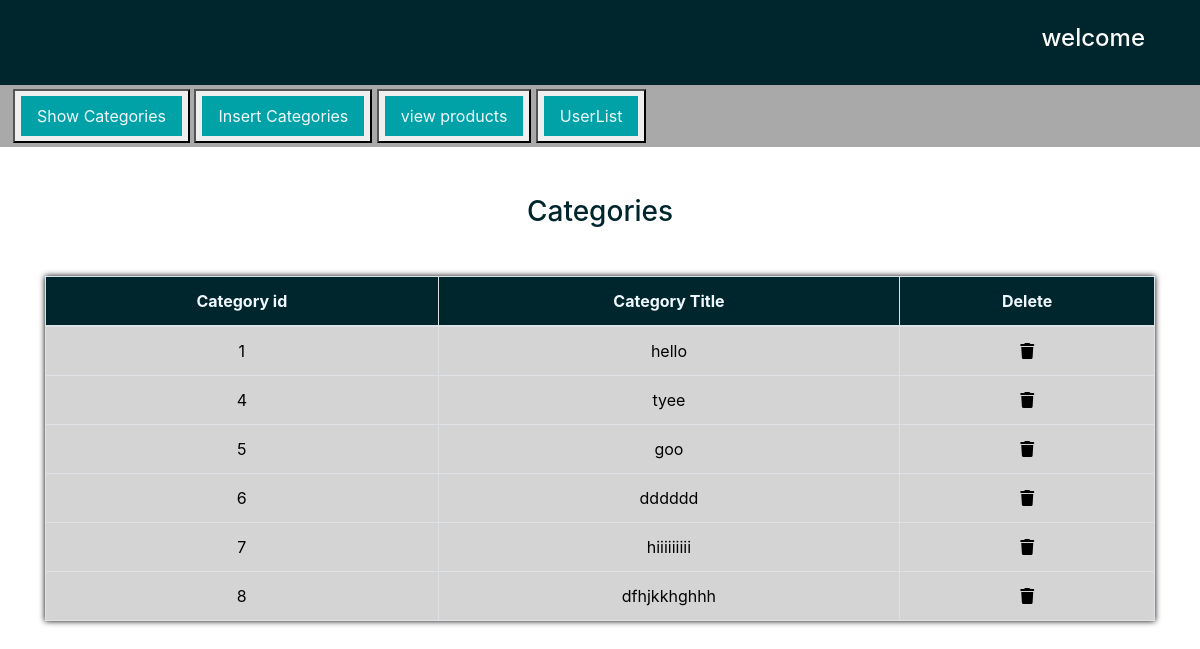
Page /admin_area/admin_index.php?view_categories on the committed database.
### tables this page shows
CREATE TABLE `categories` (
  `category_id` int(11) NOT NULL,
  `category_title` varchar(100) NOT NULL
);

### admin_area/view_categories.php (the view, shortened to what this page needs)
<?php
include("connect.php");
?>
<!DOCTYPE html>
<html lang="en">
<head>
    <link rel="stylesheet" href="https://cdn.jsdelivr.net/npm/bootstrap@4.4.1/dist/css/bootstrap.min.css">
    <link rel="stylesheet" href="https://cdnjs.cloudflare.com/ajax/libs/font-awesome/6.4.2/css/all.min.css" />
</head>
<body>
    <h3 class="text-center " style="color: #00262d;"> Categories </h3>
    <table class="table table-bordered mt-5">
        <thead class="category" style="background-color: #00262d;">
            <tr style="color:aliceblue;" class="text-center">
                <th>Category id</th>
                <th>Category Title</th>
                <th>Delete</th>
            </tr>
        </thead>
        <tbody  style="background-color: #d4d4d4; color:black;">
            <?php
          $Select_categories = "SELECT * FROM categories";
          $result_categories = mysqli_query($con, $Select_categories);
          while ($row_data = mysqli_fetch_assoc($result_categories)) {
            $category_title = $row_data['category_title'];
            $category_id = $row_data['category_id'];
            ?>
            <tr class="text-center">
            <td><?php echo $category_id?></td>
            <td> <?php echo $category_title?></td>
            <td><a href='admin_index.php?delete_category=<?php echo $category_id ?>' class='text-light'><i class='fa-solid fa-trash icon'></i></a></td>
        </tr>
         <?php } ?>
        </tbody>
</body>
</html>

### admin_area/view_categories.php (style rules this page uses)
.icon { color:black; }
table { box-shadow: 0px 0px 6px #000; }

### admin_area/admin_index.php (style rules this page uses)
body { overflow-x: hidden; }

### rows in the picture
categories: category_id "1", category_title "hello"
categories: category_id "4", category_title "tyee"
categories: category_id "5", category_title "goo"
categories: category_id "6", category_title "dddddd"
categories: category_id "7", category_title "hiiiiiiiii"
categories: category_id "8", category_title "dfhjkkhghhh"
